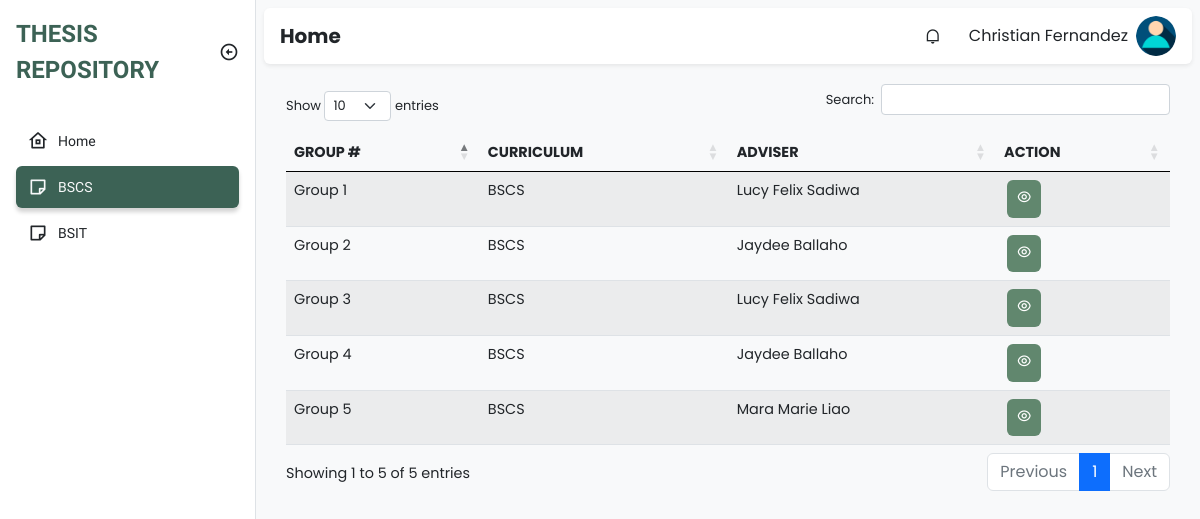
The page /adviser/bscs.php (signed in) on the database its author committed.
### tables this page shows
CREATE TABLE `groups` (
  `id` int(11) NOT NULL,
  `group_number` int(11) NOT NULL,
  `curriculum` varchar(255) NOT NULL,
  `adviser_id` int(11) NOT NULL
);

CREATE TABLE `faculty` (
  `id` int(11) NOT NULL,
  `firstname` varchar(255) NOT NULL,
  `middle_name` varchar(100) NOT NULL,
  `lastname` varchar(255) NOT NULL,
  `email` varchar(100) NOT NULL,
  `username` varchar(255) NOT NULL,
  `password` varchar(100) NOT NULL,
  `department` varchar(100) NOT NULL,
  `type` varchar(100) NOT NULL,
  `created_at` timestamp NOT NULL DEFAULT current_timestamp(),
  `updated_at` timestamp NOT NULL DEFAULT current_timestamp() ON UPDATE current_timestamp()
);

### class/student.class.php (called while the page is built, shortened)
<?php
class Student{
    protected $db;
    function __construct()
    {
        $this->db = new Database();
    }
            ?>
            <?php
    function show_all_groups(){
        $sql = "SELECT * FROM groups";
        $query=$this->db->connect()->prepare($sql);
        if($query->execute()){
            $data = $query->fetchAll();
        }
        return $data;
    }
    function get_adviser($adviser_id){
        $sql = "SELECT * FROM faculty WHERE id=:adviser_id";
        $query=$this->db->connect()->prepare($sql);
        $query->bindParam(':adviser_id', $adviser_id);
        if($query->execute()){
            $data = $query->fetchAll();
        }
        return $data;
    }
}
?>

### class/database.sample.php (called while the page is built)
<?php
class Database{
    private $host = 'localhost';
    private $username = 'root';
    private $password = '';
    private $database = 'tams';
    protected $connection;
    function connect(){
        try
			{
				$this->connection = new PDO("mysql:host=$this->host;dbname=$this->database",
											$this->username, $this->password);
			}
			catch (PDOException $e)
			{
				echo "Connection error " . $e->getMessage();
			}
        return $this->connection;
    }
}
?>

### adviser/bscs.php (the view, shortened to what this page needs)
<!DOCTYPE html>
<html lang="en">
  <head>
    <link
      href="https://cdn.jsdelivr.net/npm/remixicon@2.5.0/fonts/remixicon.css"
      rel="stylesheet"
    />
    <link rel="stylesheet" href="https://cdn.datatables.net/1.13.1/css/dataTables.bootstrap5.min.css">
    <link rel="stylesheet" href="https://cdn.datatables.net/responsive/2.4.0/css/responsive.bootstrap.min.css">
    <link rel="stylesheet" href="../assets/css/bootstrap.min.css" />
    <link rel="stylesheet" href="../assets/css/style.css" />
  </head>
  <body>
    <div class="sidebar position-fixed top-0 bottom-0 bg-white border-end">
      <div class="d-flex align-items-center p-3">
        <a
          href="#"
          class="sidebar-logo text-uppercase fw-bold text-decoration-none text-indigo fs-4"
          >Thesis Repository</a
        >
        <i
          class="sidebar-toggle ri-arrow-left-circle-line ms-auto fs-5 d-none d-md-block"
        ></i>
      </div>
      <ul class="sidebar-menu p-3 m-0 mb-0">
        <li class="sidebar-menu-item ">
          <a href="home.php ">
            <i class="ri-home-8-line sidebar-menu-item-icon"></i>
            Home
          </a>
        </li>
        <li class="sidebar-menu-item active">
            <a href="bscs.php">
                <i class="ri-sticky-note-line sidebar-menu-item-icon"></i>
              BSCS
            </a>
          </li>
          <li class="sidebar-menu-item">
            <a href="bsit.php">
                <i class="ri-sticky-note-line sidebar-menu-item-icon"></i>
                BSIT
            </a>
          </li>
      </ul>
    </div>
    <main class="bg-light">
      <div class="p-2">
        <nav class="px-3 py-2 bg-white rounded shadow-sm">
          <h5 class="fw-bold mb-0 me-auto">Home</h5>
          <div class="dropdown me-3 d-none d-sm-block">
            <div
              class="cursor-pointer dropdown-toggle navbar-link"
              data-bs-toggle="dropdown"
              aria-expanded="false"
            >
              <i class="ri-notification-line"></i>
            </div>
          </div>
          <div class="dropdown">
            <div
              class="d-flex align-items-center cursor-pointer dropdown-toggle"
              data-bs-toggle="dropdown"
              aria-expanded="false"
            >
              <span class="me-2 d-none d-sm-block"><?php echo $_SESSION['fullname'] ?></span>
              <img
                class="navbar-profile-image"
                src="../img/u-icon.png" alt="Image"
              />
            </div>
          </div>
        </nav>
        <div class="py-4">
          <div class="container padding-bottom">
                    <table id="example" class="table table-striped" style="width:100%">
                        <thead>
                        <tr>
                            <th>Group #</th>
                            <th>Curriculum</th>
                            <th>Adviser</th>
                            <th class="action">Action</th>
                        </tr>
                        </thead>
                        <tbody>
                                <?php
                                    require_once '../class/student.class.php';
                                    $student = new Student();
                                    foreach ($student->show_all_groups() as $value){
                                      if($value['curriculum'] == "BSCS"){
                                ?>
                                    <tr>
                                        <td><?php echo "Group " . $value['group_number'] ?></td>
                                        <td><?php echo $value['curriculum'] ?></td>
                                        <?php
                                        foreach ($student->get_adviser($value['adviser_id']) as $adviser){
                                        ?>
                                          <td><?php echo $adviser['firstname'] . " " . $adviser["lastname"] ?></td>
                                        <?php
                                        }
                                        ?>
                                        <?php
                                            if($_SESSION['id'] == $value['adviser_id']){
                                        ?>
                                            <td>
                                                <div class="actions">
                                                    <a class="action-edit" href="advisee.php?groupnum=<?php echo $value['group_number'] ?>&course=<?php echo $value['curriculum'] ?>"><i class="ri-edit-line"></i></a>
                                                    <a class="action-delete" href="../admin/delete_group.php?id=<?php echo $value['id'] ?>" onclick="return confirm('Are you sure to delete?')"><i class="ri-delete-bin-line"></i></a>
                                                </div>
                                            </td>
                                        <?php
                                            }
                                            else {
                                        ?>
                                            <td>
                                                <div class="actions">
                                                  <a class="action-view" href="advisee-view.php?groupnum=<?php echo $value['group_number'] ?>&course=<?php echo $value['curriculum'] ?>"><i class="ri-eye-line"></i></a>
                                                </div>
                                            </td>
                                        <?php
                                            }
                                        ?>
                                    </tr>
                                <?php
                                      }
                                }
                                ?>
                        </tbody>
                    </table>
          </div>
        </div>
        </div>
    </main>
  </body>
</html>

### assets/css/style.css (style rules this page uses)
:root { --bs-blue: #0d6efd; --bs-indigo: #6610f2; --bs-purple: #6f42c1; --bs-pink: #d63384; --bs-red: #dc3545; --bs-orange: #fd7e14; --bs-yellow: #ffc107; --bs-green: #198754; --bs-teal: #20c997; --bs-cyan: #0dcaf0; --bs-black: #000; --bs-white: #fff; --bs-gray: #6c757d; --bs-gray-dark: #343a40; --bs-gray-100: #f8f9fa; --bs-gray-200: #e9ecef; --bs-gray-300: #dee2e6; --bs-gray-400: #ced4da; --bs-gray-500: #adb5bd; --bs-gray-600: #6c757d; --bs-gray-700: #495057; --bs-gray-800: #343a40; --bs-gray-900: #212529; --bs-primary: #0d6efd; --bs-secondary: #6c757d; --bs-success: #198754; --bs-info: #0dcaf0; --bs-warning: #ffc107; --bs-danger: #dc3545; --bs-light: #f8f9fa; --bs-dark: #212529; --bs-primary-rgb: 13, 110, 253; --bs-secondary-rgb: 108, 117, 125; --bs-success-rgb: 25, 135, 84; --bs-info-rgb: 13, 202, 240; --bs-warning-rgb: 255, 193, 7; --bs-danger-rgb: 220, 53, 69; --bs-light-rgb: 248, 249, 250; --bs-dark-rgb: 33, 37, 41; --bs-white-rgb: 255, 255, 255; --bs-black-rgb: 0, 0, 0; --bs-body-color-rgb: 33, 37, 41; --bs-body-bg-rgb: 255, 255, 255; --bs-font-sans-serif: system-ui, -apple-system, "Segoe UI", Roboto, "Helvetica Neue", "Noto Sans", "Liberation Sans", Arial, sans-serif, "Apple Color Emoji", "Segoe UI Emoji", "Segoe UI Symbol", "Noto Color Emoji"; --bs-font-monospace: SFMono-Regular, Menlo, Monaco, Consolas, "Liberation Mono", "Courier New", monospace; --bs-gradient: linear-gradient(180deg, rgba(255, 255, 255, 0.15), rgba(255, 255, 255, 0)); --bs-body-font-family: var(--bs-font-sans-serif); --bs-body-font-size: 1rem; --bs-body-font-weight: 400; --bs-body-line-height: 1.5; --bs-body-color: #212529; --bs-body-bg: #fff; --bs-border-width: 1px; --bs-border-style: solid; --bs-border-color: #dee2e6; --bs-border-color-translucent: rgba(0, 0, 0, 0.175); --bs-border-radius: 0.375rem; --bs-border-radius-sm: 0.25rem; --bs-border-radius-lg: 0.5rem; --bs-border-radius-xl: 1rem; --bs-border-radius-2xl: 2rem; --bs-border-radius-pill: 50rem; --bs-heading-color: ; --bs-link-color: #0d6efd; --bs-link-hover-color: #0a58ca; --bs-code-color: #d63384; --bs-highlight-bg: #fff3cd; --maincolor: #3C6255; --maincolorMdark: #61876E; --maincolor_light: rgb(180, 224, 183); --cancelcolor: #EB1D36; --cancelcolor_light: #FA9494; --uppernav: #FFFBF5; }
body { font-family: 'Work Sans', sans-serif; }
.text-indigo:hover, .text-indigo { color: var(--maincolor); }
.dropdown-toggle::after { display: none; }
.cursor-pointer { cursor: pointer; }
.sidebar.collapsed:hover, .sidebar { width: 16rem; overflow-y: auto; transition: width .2s, left .2s; left: 0; z-index: 500; }
.sidebar-toggle { cursor: pointer; transition: .2s; }
.sidebar-menu { list-style-type: none; }
.sidebar-menu-item { margin-bottom: .25rem; }
.sidebar-menu-item a { text-decoration: none; display: flex; align-items: center; color: var(--bs-dark); padding: .375rem .75rem; border-radius: .375rem; font-size: .875rem; white-space: nowrap; }
.sidebar-menu-item > a { overflow: hidden; }
.sidebar-menu-item.active a { background-color: var(--maincolor); color: var(--bs-light); box-shadow: 0 .25rem .25rem rgba(0, 0, 0, 0.175); }
.sidebar-menu-item-icon { margin-right: .625rem; font-size: 1.25rem; }
main { padding-left: 0; min-height: 100vh; font-family: 'Poppins', sans-serif; }
nav { display: flex; align-items: center; }
.navbar-profile-image { width: 2.5rem; height: 2.5rem; object-fit: cover; border-radius: 50%; }
.navbar-link { width: 2.5rem; height: 2.5rem; display: flex; align-items: center; justify-content: center; border-radius: .25rem; }
@media (min-width: 768px) { main { transition: padding-left .2s; padding-left: 16rem; } }
.container { font-size: 90%; }
.table .actions { display: flex; }
.table .actions .action-view { color: #fff; background: var(--maincolorMdark); }
.table .actions .action-edit, .table .actions .action-view, .table .actions .action-delete { border-radius: 6px; padding: 7px 10px; margin-left: 3px; text-decoration: none; font-weight:lighter; }
thead { text-transform: uppercase; border-bottom: #000; }
a { text-decoration: none; color: var(--bs-green); }
.py-4 { padding: 10px !important; height: 100%; width: 100%; margin-top: 10px; border-radius: 10px; }

### rows shown on the page
groups: group_number "1", curriculum "BSCS"
faculty: firstname "Lucy Felix", lastname "Sadiwa"
groups: group_number "2", curriculum "BSCS"
faculty: firstname "Jaydee", lastname "Ballaho"
groups: group_number "3", curriculum "BSCS"
groups: group_number "4", curriculum "BSCS"
groups: group_number "5", curriculum "BSCS"
faculty: firstname "Mara Marie", lastname "Liao"

### other values the page prints
$_SESSION['fullname'] "Christian Fernandez"
